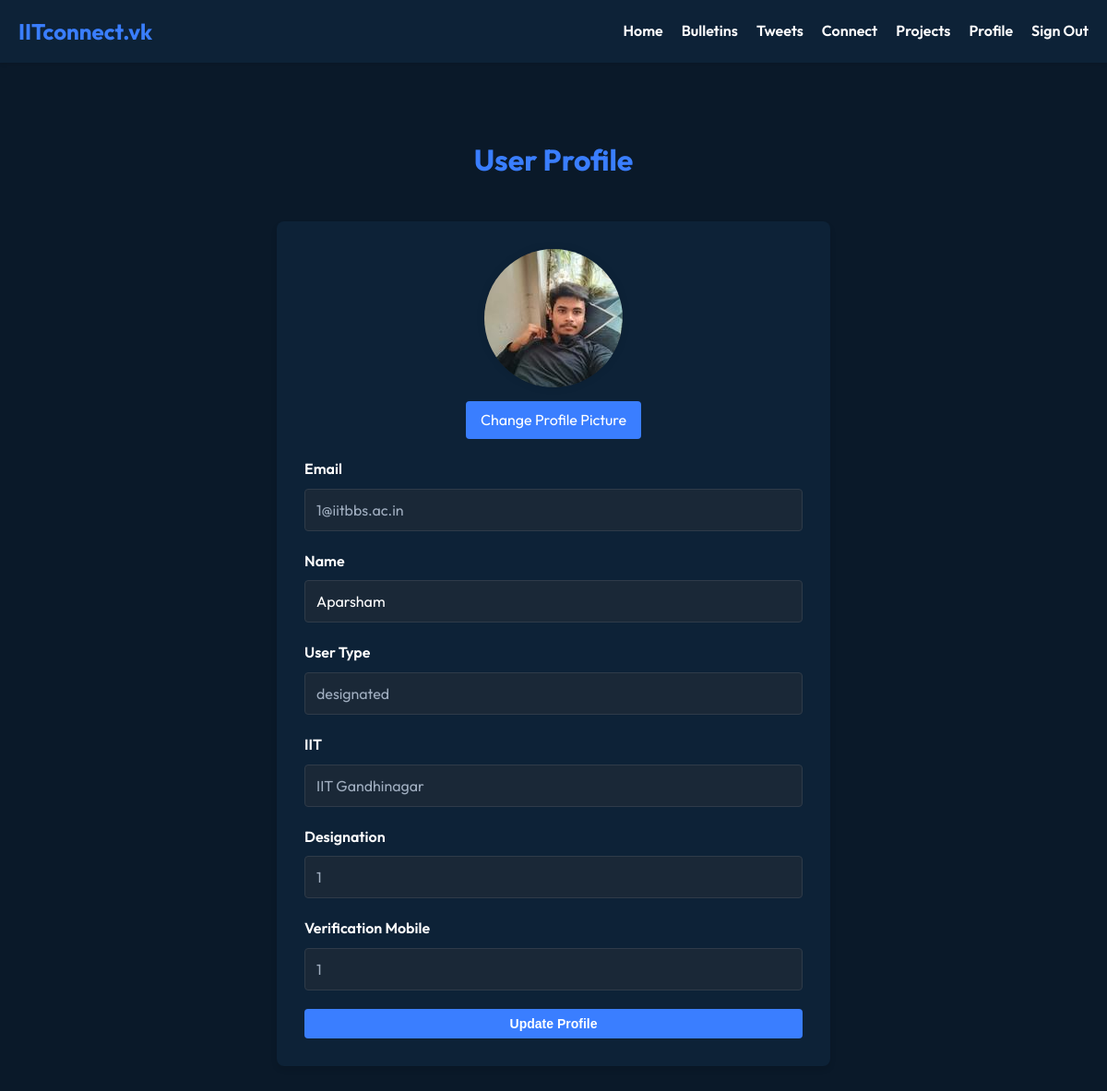
The page /profile (signed in) on the database its author committed.
### app.py (models this page shows, shortened)
class User(db.Model):
    id = db.Column(db.Integer, primary_key=True)
    email = db.Column(db.String(120), unique=True, nullable=False)
    name = db.Column(db.String(80), nullable=False)
    password = db.Column(db.String(255), nullable=False)
    user_type = db.Column(db.Enum(UserType), nullable=False)
    iit = db.Column(db.String(50), nullable=False)
    branch = db.Column(db.String(50))
    year = db.Column(db.String(20))
    designation = db.Column(db.String(100))
    verification_mobile = db.Column(db.String(15))
    is_approved = db.Column(db.Boolean, default=False)
    created_at = db.Column(db.DateTime, default=datetime.utcnow)
    profile_picture = db.Column(db.String(255), default='default_profile.png')

### app.py (the view, shortened to what this page needs)
@app.route('/profile', methods=['GET', 'POST'])
@login_required
def profile():
    user = User.query.get(session['user_id'])
    return render_template('profile.html', user=user)

### app.py (called while the page is built)
def login_required(f):
    @wraps(f)
    def decorated_function(*args, **kwargs):
        if 'user_id' not in session:
            flash('Please log in to access this page.', 'error')
            return redirect(url_for('signin'))
        return f(*args, **kwargs)
    return decorated_function

### templates/profile.html (shortened to what this page needs)
{% extends "layout.html" %}
{% block content %}
<div class="container profile-container">
    <h1 class="page-title">User Profile</h1>
    <div class="profile-content">
        <form method="POST" action="{{ url_for('profile') }}" enctype="multipart/form-data">
            <div class="profile-picture-container">
                <div class="profile-picture-wrapper">
                    {% if user.profile_picture and user.profile_picture != 'default_profile.png' %}
                        <img id="profile-picture-preview" src="{{ url_for('static', filename='uploads/' + user.profile_picture) }}" alt="Profile Picture" class="profile-picture">
                    {% else %}
                        <div id="profile-picture-preview" class="profile-picture">
                            <i class="fas fa-user"></i>
                        </div>
                    {% endif %}
                </div>
                <div class="profile-picture-upload">
                    <label for="profile_picture">Change Profile Picture</label>
                </div>
            </div>
            <div class="form-group">
                <label for="email">Email</label>
                <input type="email" id="email" name="email" class="form-control" value="{{ user.email }}" readonly>
            </div>
            <div class="form-group">
                <label for="name">Name</label>
                <input type="text" id="name" name="name" class="form-control" value="{{ user.name }}" required>
            </div>
            <div class="form-group">
                <label for="user_type">User Type</label>
                <input type="text" id="user_type" name="user_type" class="form-control" value="{{ user.user_type.value }}" readonly>
            </div>
            <div class="form-group">
                <label for="iit">IIT</label>
                <input type="text" id="iit" name="iit" class="form-control" value="{{ user.iit }}" readonly>
            </div>
            {% if user.user_type.value == 'student' %}
                <div class="form-group">
                    <label for="branch">Branch</label>
                    <select id="branch" name="branch" class="form-control" required>
                        <option value="">-- Select Branch --</option>
                        <option value="Computer Science" {% if user.branch == 'Computer Science' %}selected{% endif %}>Computer Science & Engineering</option>
                        <option value="Electrical" {% if user.branch == 'Electrical' %}selected{% endif %}>Electrical Engineering</option>
                        <option value="Mechanical" {% if user.branch == 'Mechanical' %}selected{% endif %}>Mechanical Engineering</option>
                        <option value="Civil" {% if user.branch == 'Civil' %}selected{% endif %}>Civil Engineering</option>
                        <option value="Chemical" {% if user.branch == 'Chemical' %}selected{% endif %}>Chemical Engineering</option>
                        <option value="Aerospace" {% if user.branch == 'Aerospace' %}selected{% endif %}>Aerospace Engineering</option>
                        <option value="Metallurgical" {% if user.branch == 'Metallurgical' %}selected{% endif %}>Metallurgical & Materials Engineering</option>
                        <option value="Engineering Physics" {% if user.branch == 'Engineering Physics' %}selected{% endif %}>Engineering Physics</option>
                        <option value="Mathematics" {% if user.branch == 'Mathematics' %}selected{% endif %}>Mathematics & Computing</option>
                        <option value="Biotechnology" {% if user.branch == 'Biotechnology' %}selected{% endif %}>Biotechnology</option>
                        <option value="Industrial" {% if user.branch == 'Industrial' %}selected{% endif %}>Industrial Engineering</option>
                        <option value="Production" {% if user.branch == 'Production' %}selected{% endif %}>Production Engineering</option>
                        <option value="Textile" {% if user.branch == 'Textile' %}selected{% endif %}>Textile Engineering</option>
                        <option value="Mining" {% if user.branch == 'Mining' %}selected{% endif %}>Mining Engineering</option>
                        <option value="Other" {% if user.branch == 'Other' %}selected{% endif %}>Other</option>
                    </select>
                </div>
                <div class="form-group">
                    <label for="year">Year</label>
                    <select id="year" name="year" class="form-control" required>
                        <option value="1" {% if user.year == '1' %}selected{% endif %}>1st Year</option>
                        <option value="2" {% if user.year == '2' %}selected{% endif %}>2nd Year</option>
                        <option value="3" {% if user.year == '3' %}selected{% endif %}>3rd Year</option>
                        <option value="4" {% if user.year == '4' %}selected{% endif %}>4th Year</option>
                        <option value="5" {% if user.year == '5' %}selected{% endif %}>5th Year</option>
                        <option value="PhD" {% if user.year == 'PhD' %}selected{% endif %}>PhD</option>
                        <option value="Alumni" {% if user.year == 'Alumni' %}selected{% endif %}>Alumni</option>
                    </select>
                </div>
            {% elif user.user_type.value == 'designated' %}
                <div class="form-group">
                    <label for="designation">Designation</label>
                    <input type="text" id="designation" name="designation" class="form-control" value="{{ user.designation }}" readonly>
                </div>
                <div class="form-group">
                    <label for="verification_mobile">Verification Mobile</label>
                    <input type="text" id="verification_mobile" name="verification_mobile" class="form-control" value="{{ user.verification_mobile }}" readonly>
                </div>
            {% endif %}
            <button type="submit" class="btn btn-primary">Update Profile</button>
        </form>
    </div>
</div>
{% endblock %}

### static/style.css (style rules this page uses)
* { margin: 0; padding: 0; box-sizing: border-box; }
body { font-family: "Outfit", sans-serif; background-color: #0a1929; color: #ffffff; line-height: 1.6; }
.container { width: 100%; max-width: 1200px; margin: 0 auto; padding: 0 20px; }
.form-group { margin-bottom: 20px; }
.form-group label { display: block; margin-bottom: 8px; color: #ffffff; font-size: 16px; font-weight: 600; }
.form-control { width: 100%; padding: 12px; border: 1px solid #2f3b49; border-radius: 4px; background-color: #1a2837; color: #ffffff; font-family: "Outfit", sans-serif; font-size: 16px; transition: border-color 0.3s ease, box-shadow 0.3s ease; }
.btn { width: 100%; padding: 12px; border: none; border-radius: 4px; font-size: 16px; font-weight: 600; cursor: pointer; transition: background-color 0.3s ease, transform 0.1s ease; text-decoration: none; text-align: center; display: inline-block; }
.btn-primary { background-color: #3a7eff; color: #ffffff; }
.page-title { font-size: 32px; text-align: center; margin-bottom: 40px; color: #3a7eff; }
.form-control[type="password"], .form-control[type="text"] { padding-right: 40px; }
.btn { padding: 8px 12px; border-radius: 4px; font-size: 14px; font-weight: 600; text-decoration: none; transition: background-color 0.3s ease; }
.profile-container { padding: 40px 0; max-width: 600px; margin: 0 auto; }
.profile-content { background-color: #0d2237; border-radius: 8px; padding: 30px; box-shadow: 0 4px 6px rgba(0, 0, 0, 0.1); }
.profile-content .form-group { margin-bottom: 20px; }
.profile-content .form-control[readonly] { background-color: #1a2837; color: #a0aec0; }
.profile-picture-container { text-align: center; margin-bottom: 20px; }
.profile-picture-wrapper { width: 150px; height: 150px; margin: 0 auto; position: relative; overflow: hidden; border-radius: 50%; background-color: #1a2837; box-shadow: 0 0 10px rgba(0, 0, 0, 0.1); }
.profile-picture { width: 100%; height: 100%; object-fit: cover; object-position: center; }
.profile-picture-upload { margin-top: 15px; }
.profile-picture-upload label { display: inline-block; padding: 8px 16px; background-color: #3a7eff; color: #ffffff; border-radius: 4px; cursor: pointer; transition: background-color 0.3s ease; }
.profile-picture-wrapper { width: 150px; height: 150px; margin: 0 auto; position: relative; overflow: hidden; border-radius: 50%; background-color: #1a2837; box-shadow: 0 0 10px rgba(0, 0, 0, 0.1); display: flex; align-items: center; justify-content: center; color: #ffffff; font-size: 60px; }
.profile-picture { width: 100%; height: 100%; object-fit: cover; }

### rows shown on the page
User: profile_picture (picture), email "1@iitbbs.ac.in", name "Aparsham", user_type "designated", iit "IIT Gandhinagar", designation "1", verification_mobile "1"
